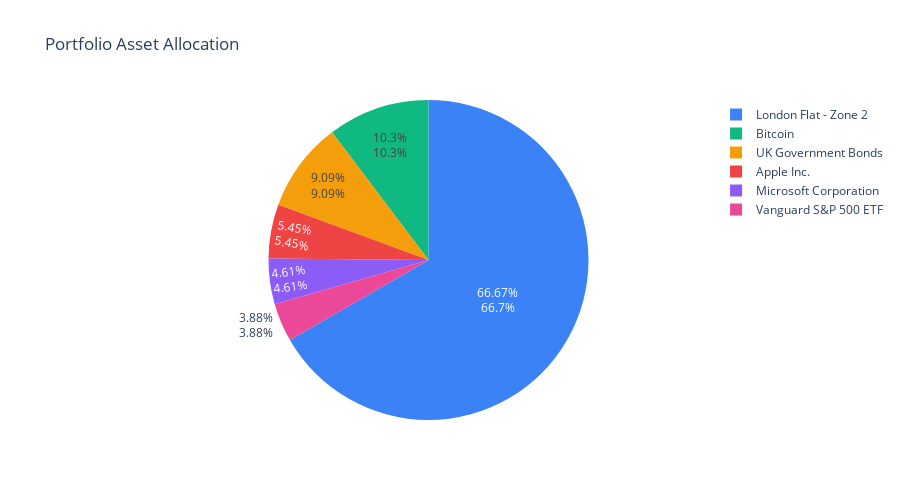

Notebook code for this chart:
### Code cell
# Example: Create interactive Plotly chart (same library used in frontend)
import plotly.graph_objects as go

# Asset allocation pie chart
fig = go.Figure(data=[go.Pie(
    labels=allocation_df['name'],
    values=allocation_df['value'],
    text=allocation_df['percentage'].apply(lambda x: f'{x}%'),
    textposition='auto',
    hovertemplate='%{label}<br>£%{value:,.2f}<br>%{text}<extra></extra>',
    marker=dict(
        colors=['#3b82f6', '#10b981', '#f59e0b', '#ef4444', '#8b5cf6', '#ec4899']
    )
)])

fig.update_layout(
    title='Portfolio Asset Allocation',
    showlegend=True,
    height=500,
    font=dict(size=12)
)

fig.show()

print("\n💡 This chart uses the same Plotly library as your frontend!")
print("   You can prototype chart configurations here, then copy to React components")
print("   Example: frontend/src/components/charts/AssetAllocationChart.jsx")

### Figure 1 — Plotly figure (JSON) as saved in the notebook; plotly's stock layout.template omitted (floating-point values rounded to 4 significant figures)
{"data": [{"hovertemplate": "%{label}<br>£%{value:,.2f}<br>%{text}<extra></extra>", "labels": ["London Flat - Zone 2", "Bitcoin", "UK Government Bonds", "Apple Inc.", "Microsoft Corporation", "Vanguard S&P 500 ETF"], "marker": {"colors": ["#3b82f6", "#10b981", "#f59e0b", "#ef4444", "#8b5cf6", "#ec4899"]}, "text": ["66.67%", "10.3%", "9.09%", "5.45%", "4.61%", "3.88%"], "textposition": "auto", "type": "pie", "values": [550000, 85000, 75000, 45000, 38000, 32000]}], "layout": {"font": {"size": 12}, "height": 500, "showlegend": true, "title": {"text": "Portfolio Asset Allocation"}}}
